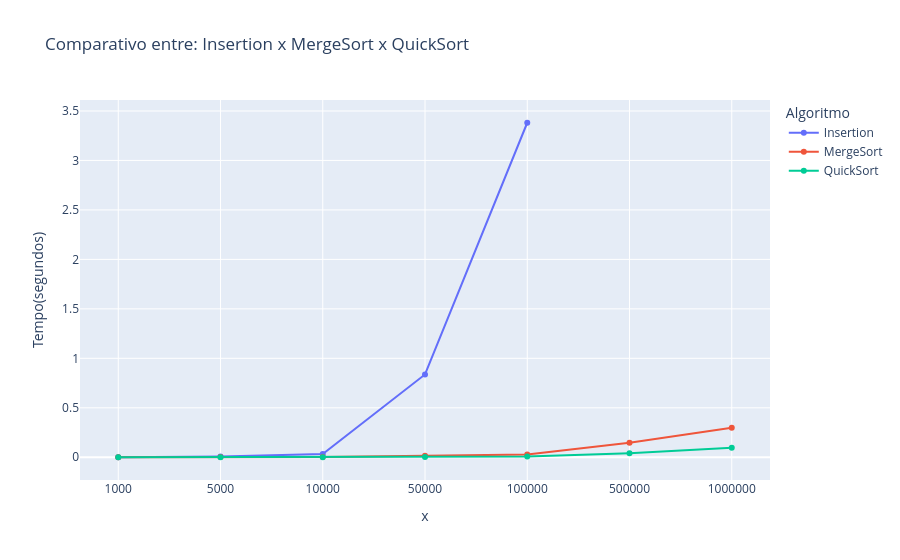

Write notebook code for a chart like this one.
### Code cell
grafico_comparativo.show()

### Figure 1 — Plotly figure (JSON) as saved in the notebook; plotly's stock layout.template omitted (floating-point values rounded to 4 significant figures)
{"data": [{"hovertemplate": "Algoritmo=Insertion<br>x=%{x}<br>Tempo(segundos)=%{y}<extra></extra>", "legendgroup": "Insertion", "line": {"color": "#636efa", "dash": "solid"}, "marker": {"symbol": "circle"}, "mode": "lines+markers", "name": "Insertion", "orientation": "v", "showlegend": true, "type": "scatter", "x": ["1000", "5000", "10000", "50000", "100000"], "xaxis": "x", "y": [0.00023, 0.00832, 0.03321, 0.8366, 3.381], "yaxis": "y"}, {"hovertemplate": "Algoritmo=MergeSort<br>x=%{x}<br>Tempo(segundos)=%{y}<extra></extra>", "legendgroup": "MergeSort", "line": {"color": "#EF553B", "dash": "solid"}, "marker": {"symbol": "circle"}, "mode": "lines+markers", "name": "MergeSort", "orientation": "v", "showlegend": true, "type": "scatter", "x": ["1000", "5000", "10000", "50000", "100000", "500000", "1000000"], "xaxis": "x", "y": [0.00015, 0.00143, 0.00273, 0.01467, 0.02891, 0.1472, 0.2973], "yaxis": "y"}, {"hovertemplate": "Algoritmo=QuickSort<br>x=%{x}<br>Tempo(segundos)=%{y}<extra></extra>", "legendgroup": "QuickSort", "line": {"color": "#00cc96", "dash": "solid"}, "marker": {"symbol": "circle"}, "mode": "lines+markers", "name": "QuickSort", "orientation": "v", "showlegend": true, "type": "scatter", "x": ["1000", "5000", "10000", "50000", "100000", "500000", "1000000"], "xaxis": "x", "y": [0.00015, 0.00016, 0.00063, 0.00328, 0.00671, 0.03972, 0.09538], "yaxis": "y"}], "layout": {"legend": {"title": {"text": "Algoritmo"}, "tracegroupgap": 0}, "title": {"text": "Comparativo entre: Insertion x MergeSort x QuickSort"}, "xaxis": {"anchor": "y", "domain": [0, 1], "title": {"text": "x"}}, "yaxis": {"anchor": "x", "domain": [0, 1], "title": {"text": "Tempo(segundos)"}}}}
